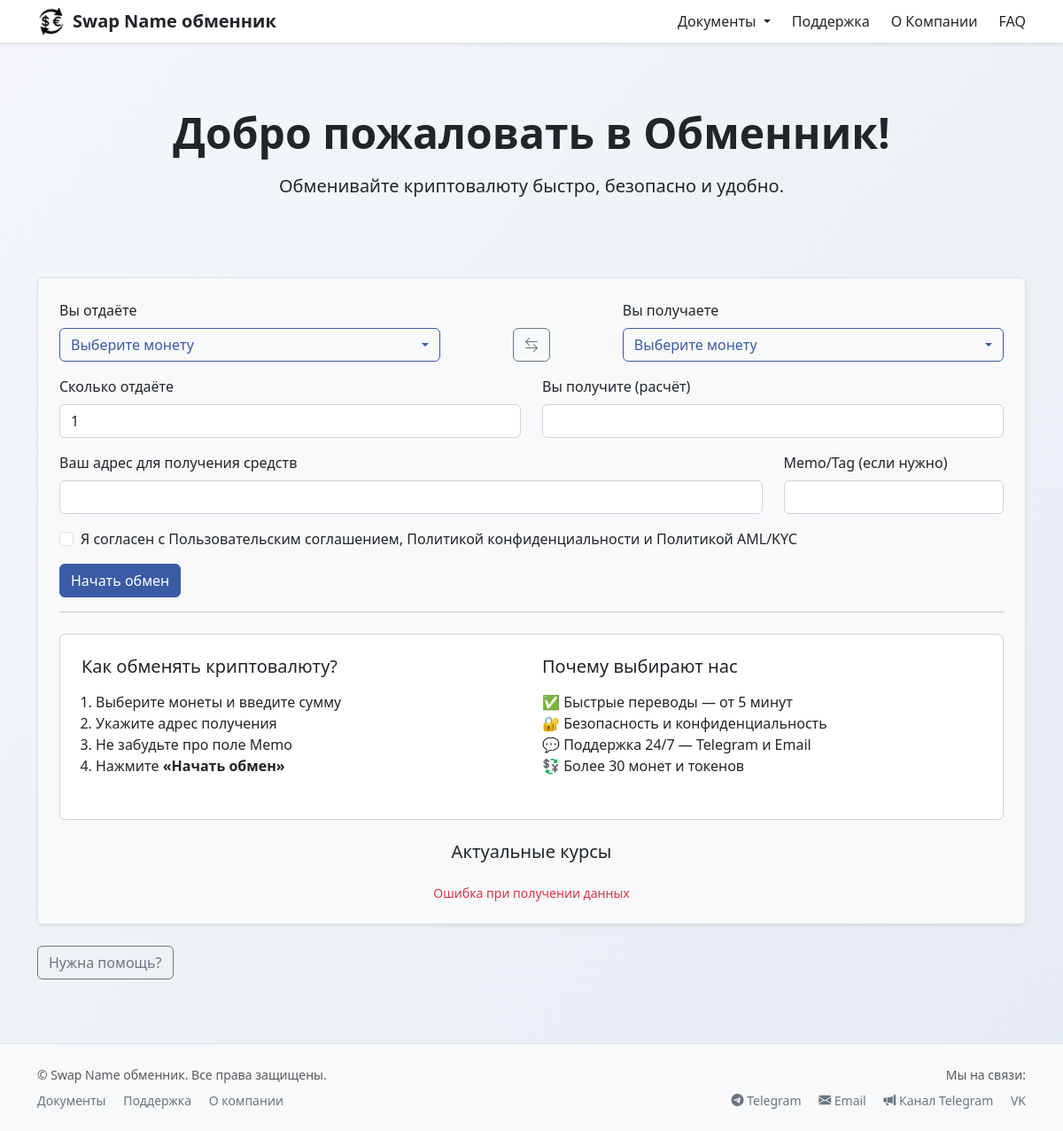
The page / on the database its author committed.
### app_main/models.py (models this page shows, shortened)
class SiteSetup(models.Model):
    name = models.CharField('Название обменника', default='Swap Name', blank=True, max_length=50, help_text='Это название отображается на главной')
    pause = models.BooleanField('Обмен приостановлен', default=False)
    logo = models.ImageField("Логотип", upload_to="logos/", blank=True, null=True)
    code_to_head = models.TextField('Код в HEAD', default='', blank=True, help_text='Код в тег /head. Сюда нужно вставлять различные метрики и т.д.')
    seo_title = models.CharField('Title', max_length=255, blank=True, default='Надёжный обменник', help_text='Title для главной. ~ 45 символов')
    seo_description = models.CharField('Description', max_length=255, blank=True, default='Безопасный обмен', help_text='Descriptions для главной')
    seo_keywords = models.CharField('Keywords', max_length=255, blank=True, default='bitcoin,swap,change,crypto', help_text='Keywords для главной')
    contact_email = models.EmailField("Email для связи", blank=True, null=True)
    contact_telegram = models.URLField("Ссылка на Telegram (поддержка)", blank=True, null=True)
    news_telegram = models.URLField("Ссылка на Telegram-канал (новости)", blank=True, null=True)
    news_vk = models.URLField("Ссылка на VK-группу (новости)", blank=True, null=True)
    main_title = models.CharField('Заголовок на главной', max_length=200, default="Добро пожаловать в Обменник!")
    main_subtitle = models.CharField('Подзаголовок на главной', max_length=300, default="Обменивайте криптовалюту быстро, безопасно и удобно.")
    popular_rates = models.ManyToManyField('RateMoney', blank=True, related_name='popular_rates', verbose_name='Популярные монеты')
    stablecoin_list = models.TextField('Список стейблкоинов', default='USDT, USDC, DAI,BUSD,USDP,TUSD,USDD,GUSD,FDUSD,PYUSD, USDE, FRAX, USDY, USD Yield')
    xml_link = models.CharField('XML', max_length=100, default='xml_export/', help_text='Адрес для файла экспорта курсов в xml')
    fee = models.FloatField('Комиссия обменника, в %', default='1.00')
    content = CKEditor5Field('Текст', config_name="default",
                             default='Благодарим за выбор нашего сервиса! Для завершения обмена просьба написать оператору и договориться на время посещения офиса')
    class Meta:
        verbose_name = 'Настройки обменника'
        verbose_name_plural = '5 Настройки обменника'

### app_main/views.py (the view, shortened to what this page needs)
# urls.py: path('', ExchangeHomeView.as_view(), name='exchange_home'),
class ExchangeHomeView(FormView):
    template_name = 'app_main/templates/app_main/home.html'
    form_class = ExchangeForm
    success_url = reverse_lazy('exchange_confirm')
    def get_context_data(self, **kwargs):
        context = super().get_context_data(**kwargs)
        context['rates'] = RateMoney.objects.select_related('name').all()
        return context

### app_main/forms.py (shortened to what this page needs)
class ExchangeForm(forms.Form):
    left_money = forms.CharField()
    right_money = forms.CharField()
    left_amount = forms.DecimalField(min_value=0.00001, decimal_places=8, max_digits=20)
    right_amount = forms.DecimalField(required=False, decimal_places=8, max_digits=20)
    client_address = forms.CharField(max_length=255, required=True)
    client_memo = forms.CharField(max_length=255, required=False)
    agree = forms.BooleanField(required=True)
    def __init__(self, *args, **kwargs):
        super().__init__(*args, **kwargs)
        if not self.initial.get("left_money"):
            left_obj = Money.objects.filter(deposit=True, name_short="BTC", chain_long="Bitcoin").first()
            if left_obj:
                self.initial["left_money"] = f"{left_obj.name_short} {left_obj.chain_long}"
        if not self.initial.get("right_money"):
            right_obj = Money.objects.filter(withdraw=True, name_short="USDT", chain_long="TRC20").first()
            if right_obj:
                self.initial["right_money"] = f"{right_obj.name_short} {right_obj.chain_long}"
        if not self.initial.get("left_amount"):
            self.initial["left_amount"] = 1

### app_main/context_processors.py (called while the page is built)
def site_setup(request):
    obj = SiteSetup.objects.first()
    if not obj:
        obj = SiteSetup.objects.create(name="Обменник")
    return {"site_setup": obj}

### templates/app_main/templates/app_main/home.html (shortened to what this page needs)
{% extends "base.html" %}
{% load static %}
{% block content %}
    <div class="py-5 text-center rounded mb-4">
        <div class="container">
            <h1 class="display-5 fw-bold mb-3">{{ site_setup.main_title }}</h1>
            <p class="lead">{{ site_setup.main_subtitle }}</p>
        </div>
    </div>
    <div class="form-wrapper p-4 rounded shadow-sm bg-light border">
        <form method="post" id="exchange-form">
            <div class="row mb-3 align-items-end">
                <div class="col-md-5">
                    <label for="leftMoneyDropdown" class="form-label">Вы отдаёте</label>
                    <div class="dropdown">
                        <button class="btn btn-outline-primary w-100 dropdown-toggle d-flex align-items-center justify-content-between"
                                type="button" id="leftMoneyDropdown" data-bs-toggle="dropdown" aria-expanded="false">
                            <span id="leftMoneyLabel">Выберите монету</span>
                        </button>
                    </div>
                </div>
                <div class="col-md-2 text-center">
                    <button type="button" id="swap-button" class="btn btn-outline-secondary"><i
                            class="bi bi-arrow-left-right swap-icon"></i></button>
                </div>
                <div class="col-md-5">
                    <label for="rightMoneyDropdown" class="form-label">Вы получаете</label>
                    <div class="dropdown">
                        <button class="btn btn-outline-primary w-100 dropdown-toggle d-flex align-items-center justify-content-between"
                                type="button" id="rightMoneyDropdown" data-bs-toggle="dropdown" aria-expanded="false">
                            <span id="rightMoneyLabel">Выберите монету</span>
                        </button>
                    </div>
                </div>
            </div>
            <div class="row mb-3">
                <div class="col-md-6">
                    <label for="id_left_amount" class="form-label">Сколько отдаёте</label>
                    <input type="text" name="left_amount" class="form-control" id="id_left_amount" value="1">
                </div>
                <div class="col-md-6">
                    <label for="id_right_amount" class="form-label">Вы получите (расчёт)</label>
                    <input type="text" name="right_amount" class="form-control" id="id_right_amount" readonly>
                </div>
            </div>
            <div class="row mb-3">
                <div class="col-md-9">
                    <label for="id_client_address" class="form-label">Ваш адрес для получения средств</label>
                    <input type="text" name="client_address" class="form-control" id="id_client_address" required>
                </div>
                <div class="col-md-3">
                    <label for="id_client_memo" class="form-label">Memo/Tag (если нужно)</label>
                    <input type="text" name="client_memo" class="form-control" id="id_client_memo">
                </div>
            </div>
            <div class="form-check mb-3">
                <input class="form-check-input" type="checkbox" name="agree" id="agreeRules" required>
                <label class="form-check-label" for="agreeRules">
                    Я согласен с
                    <a href="{% url 'site_document' slug='terms_of_service' %}" target="_blank">Пользовательским
                        соглашением</a>,
                    <a href="{% url 'site_document' slug='privacy_policy' %}" target="_blank">Политикой
                        конфиденциальности</a> и
                    <a href="{% url 'site_document' slug='aml_kyc_policy' %}" target="_blank">Политикой AML/KYC</a>
                </label>
            </div>
            {% if not site_setup.pause %}
                <button type="submit" class="btn btn-primary">Начать обмен</button>
            {% endif %}
            <hr>
            <div class="mt-4 p-4 rounded bg-white exchange-box">
                <div class="row mb-4">
                    <div class="col-md-6 mb-4 mb-md-0">
                        <h5 class="mb-3">Как обменять криптовалюту?</h5>
                        <ol class="mb-0 ps-3">
                            <li>Выберите монеты и введите сумму</li>
                            <li>Укажите адрес получения</li>
                            <li>Не забудьте про поле Memo</li>
                            <li>Нажмите <strong>«Начать обмен»</strong></li>
                        </ol>
                    </div>
                    <div class="col-md-6">
                        <h5 class="mb-3">Почему выбирают нас</h5>
                        <ul class="list-unstyled mb-0">
                            <li>✅ Быстрые переводы — от 5 минут</li>
                            <li>🔐 Безопасность и конфиденциальность</li>
                            <li>💬 Поддержка 24/7 — Telegram и Email</li>
                            <li>💱 Более 30 монет и токенов</li>
                        </ul>
                    </div>
                </div>
            </div>
            <h5 class="m-4 text-center">Актуальные курсы</h5>
            <div id="popular-rates" class="popular-grid text-muted small">
            </div>
        </form>
    </div>
    <a href="{% url 'site_document' slug='support' %}" class="btn btn-outline-secondary mt-4">Нужна помощь?</a>
{% endblock %}

### templates/header.html (shortened to what this page needs)
{% load static %}
<header class="bg-body border-bottom shadow-sm py-2">
    <div class="container d-flex justify-content-between align-items-center">
        <a href="/" class="d-flex align-items-center text-decoration-none">
            {% if site_setup.logo %}
                <img src="{{ site_setup.logo.url }}" alt="{{ site_setup.name }}" height="32" class="me-2 logo-img">
            {% else %}
                <img src="{% static 'images/logo.png' %}" alt="{{ site_setup.name }}" height="32" class="me-2 logo-img">
            {% endif %}
            <span class="fs-5 fw-bold site-title">{{ site_setup.name|default:"Обменник" }}</span>
        </a>
        <nav class="d-none d-md-flex gap-4 align-items-center">
            <div class="dropdown">
        <span class="nav-link dropdown-toggle" id="docsDropdown" role="button"
              data-bs-toggle="dropdown" aria-expanded="false" style="cursor: pointer;">
          Документы
        </span>
            </div>
            <a href="{% url 'site_document' slug='support' %}" class="nav-link">Поддержка</a>
            <a href="{% url 'site_document' slug='about' %}" class="nav-link">О Компании</a>
            <a href="{% url 'site_document' slug='faq' %}" class="nav-link">FAQ</a>
        </nav>
    </div>
</header>

### templates/footer.html
<footer class="site-footer border-top mt-5 py-4">
    <div class="container">
        <div class="row text-muted small">
            <div class="col-md-6 mb-3 mb-md-0">
                <div>&copy; {{ now|date:"Y" }} {{ site_setup.name }}. Все права защищены.</div>
                <div class="mt-2">
                    <a href="{% url 'site_document' slug='terms_of_service' %}" class="footer-link me-3">Документы</a>
                    <a href="{% url 'site_document' slug='support' %}" class="footer-link me-3">Поддержка</a>
                    <a href="{% url 'site_document' slug='about' %}" class="footer-link">О компании</a>
                </div>
            </div>
            <div class="col-md-6 text-md-end">
                {% include "app_main/templates/app_main/_contacts.html" %}
            </div>
        </div>
    </div>
</footer>

### static/css/style.css (style rules this page uses)
:root { --bs-primary: #3a5ca4; --bs-primary-rgb: 58, 92, 164; }
body { background: linear-gradient(to bottom right, #f5f7fa, #e6ecf3); color: #212529; }
a { color: inherit; text-decoration: none; }
.exchange-box { background-color: #ffffff; border-radius: 12px; padding: 2rem; border: 1px solid #ced4da; box-shadow: none; }
.swap-icon { transition: transform 0.4s ease; }
input.form-control, textarea.form-control, select.form-select { border-color: #ced4da; transition: border-color 0.3s, box-shadow 0.3s; }
.btn-primary { background-color: #3a5ca4; border-color: #3a5ca4; }
.btn-outline-primary { color: #3a5ca4; border-color: #3a5ca4; }
header { background-color: #ffffff; border-bottom: 1px solid #dee2e6; }
.site-title { color: #212529; }
footer.site-footer { background-color: #f8f9fa; color: #6c757d; border-top: 1px solid #dee2e6; }
.site-footer .footer-link { color: #6c757d; text-decoration: none; }
#leftMoneyDropdown, #rightMoneyDropdown { border-width: 1px; border-color: #3a5ca4; box-shadow: none; }
.popular-grid { display: grid; grid-template-columns: repeat(auto-fit, minmax(120px, 1fr)); gap: 1rem; text-align: center; }

### rows shown on the page
SiteSetup: name "Swap Name обменник", main_title "Добро пожаловать в Обменник!", main_subtitle "Обменивайте криптовалюту быстро, безопасно и удобно."
